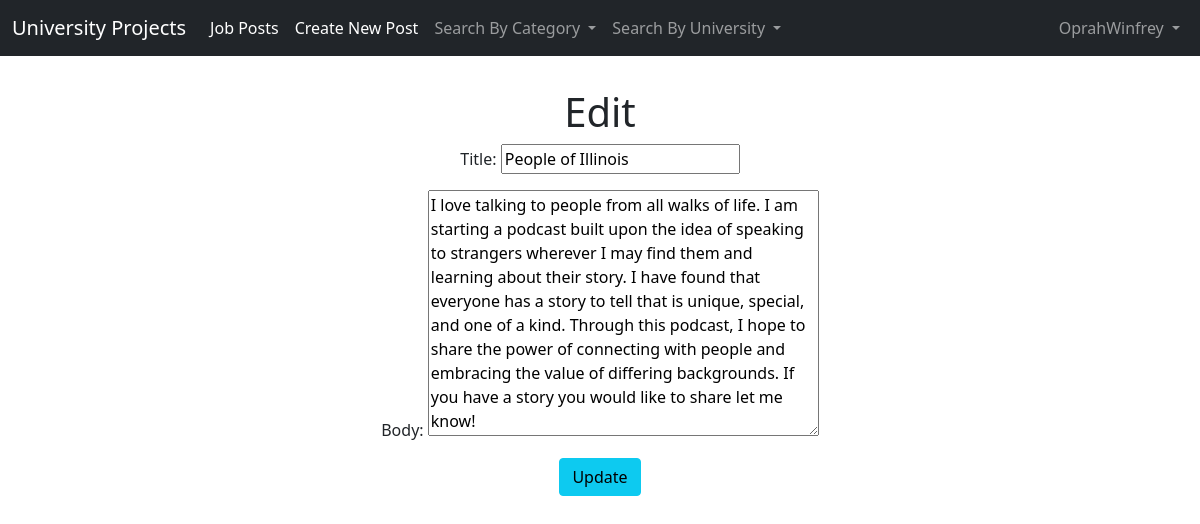
The app's page /posts/15/edit/ (signed in) with its own data.
### users/models.py (models this page shows)
class CustomUser(AbstractUser):
    school = models.CharField(max_length = 255)
    YEARS = []
    for i in range(-10,10,1):
        YEARS.append((2020-i,2020-i))
    enrollment_year = models.PositiveSmallIntegerField(
        choices = YEARS,
        default = 2020
    )
    graduation_year = models.PositiveSmallIntegerField(
        choices = YEARS,
        default = 2020
    )
    YEAR_IN_SCHOOL_CHOICES = [
        ('--SELECT--','--SELECT--'),
        ('FR', 'Freshman'),
        ('SO', 'Sophomore'),
        ('JR', 'Junior'),
        ('SR', 'Senior'),
        ('GR', 'Graduate'),
    ]
    year_in_school = models.CharField(
        max_length=255,
        choices=YEAR_IN_SCHOOL_CHOICES,
        default='',
    )

### posts/models.py (models this page shows, shortened)
class Post(models.Model):
    title = models.CharField(max_length = 255)
    body = models.TextField()
    date = models.DateTimeField(auto_now_add = True)
    category = models.CharField(max_length = 255)
    author = models.ForeignKey(
        get_user_model(),
        on_delete = models.CASCADE
    )

### posts/views.py (the view)
# urls.py: path('<int:pk>/edit/', views.PostUpdateView.as_view(), name = 'post_edit'),
class PostUpdateView(LoginRequiredMixin, UpdateView):
    model = Post
    fields = ('title', 'body')
    template_name = 'post_update.html'
    login_url = 'login'

### posts/custom_context_processor.py (called while the page is built)
def category_renderer(request):
    return {
        'categories': Category.objects.all()
    }

### posts/models.py (called while the page is built)
    def __str__(self):
        return self.name

### users/custom_context_processor.py (called while the page is built)
def school_renderer(request):
    return {
        'schools': School.objects.all()
    }

### users/models.py (called while the page is built)
    def __str__(self):
        return self.name

### templates/post_update.html
{% extends 'base.html' %}
{% block content %}
  <h1>Edit</h1>
  <form action="" method="post">{% csrf_token %}
    {{ form.as_p }}
    <button class="btn btn-info ml-2" type="submit">Update</button>
  </form>
{% endblock content %}

### templates/base.html (shortened to what this page needs)
<!DOCTYPE html>
{% load static %}
<html>
<head>
  <link href = "{% static 'css/base.css' %}" rel = "stylesheet">
  <link href="https://cdn.jsdelivr.net/npm/bootstrap@5.0.0-beta1/dist/css/bootstrap.min.css" rel="stylesheet"
>
</head>
<body>
  <nav class="navbar navbar-expand-lg navbar-dark bg-dark">
    <div class="container-fluid">
      <a class="navbar-brand" href="{% url 'home'%}">University Projects</a>
      <div class="collapse navbar-collapse" id="navbarSupportedContent">
        <ul class="navbar-nav me-auto mb-2 mb-lg-0">
          <li class="nav-item">
            <a class="nav-link active" aria-current="page" href="{% url 'post_list'%}">Job Posts</a>
          </li>
          <li class="nav-item">
            <a class="nav-link active" aria-current="page" href="{% url 'post_new'%}">Create New Post</a>
          </li>
          <li class="nav-item dropdown">
            <a class="nav-link dropdown-toggle" href="#" id="navbarDropdown" role="button" data-bs-toggle="dropdown"
              aria-expanded="false">
              Search By Category
            </a>
          </li>
          <li class="nav-item dropdown">
            <a class="nav-link dropdown-toggle" href="#" id="navbarDropdown" role="button" data-bs-toggle="dropdown"
              aria-expanded="false">
              Search By University
            </a>
          </li>
        </ul>
        {% if user.is_authenticated %}
        <ul class="navbar-nav ml-auto">
          <li class="nav-item dropdown">
            <a class="nav-link dropdown-toggle" href="#" id="navbarDropdown" role="button" data-bs-toggle="dropdown"
              aria-expanded="false">
              {{ user.username }}
            </a>
          </li>
        </ul>
        {% endif%}
      </div>
    </div>
  </nav>
  <main>
    <div class="main-content-container container">
      {% block content %}
      {% endblock content %}
    </div>
  </main>
</body>
</html>

### static/css/base.css (style rules this page uses)
.main-content-container { margin-top: 2rem; text-align: center; }

### records on screen
CustomUser: username "OprahWinfrey"
Post: title "People of Illinois", body "I love talking to people from all walks of life. I am starting a podcast built upon the idea of speaking to strangers wherever I may find them and learning about their story. I have found that everyone has a story to tell that is unique, special, and one of a kind. Through this podcast, I hope to share the power of connecting with people and embracing the value of differing backgrounds. If you have a story you would like to share let me know!"
